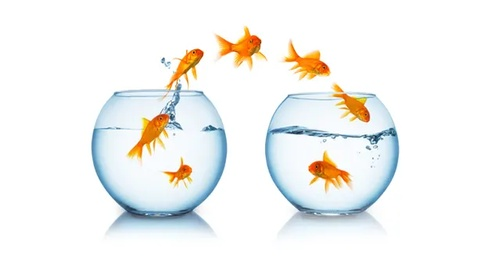
#> input picture lab1/image/fish.jpg, 488 x 274 px, shrunk from 624 x 351 before the run
$ jupyter execute lab1.ipynb
#> lines starting #> are read from the running program, lines starting #| are printed output that depends on the picture; after the words box and inside, x2 and y2 are one past the last pixel; in counts of white or black regions, pixels touching at a corner belong together
1.1.1 Image Color Order with different libaries

[cell 1]
import cv2
import matplotlib.pyplot as plt
image_path = 'image/fish.jpg'
image = cv2.imread(image_path)
#> image is the input picture: shape (274, 488, 3); mean B, G, R 241.8, 243.8, 243.3
fig = plt.figure(figsize=(10,10))
image_R = image[:,:,2]
image_G = image[:,:,1]
image_B = image[:,:,0]

fig.add_subplot(1,4,1)
plt.imshow(image)
plt.title("origin")

fig.add_subplot(1,4,2)
plt.imshow(image_B,cmap='gray')
plt.title("Blue")

fig.add_subplot(1,4,3)
plt.imshow(image_G,cmap='gray')
plt.title("Green")

fig.add_subplot(1,4,4)
plt.imshow(image_R,cmap='gray')
plt.title("Red") # opencv
#> figure, not shown here; B, G, R data is drawn as R, G, B

[cell 2]
import numpy as np
import matplotlib.pyplot as plt

path = 'image/fish.jpg'
image = plt.imread(path)
image_R = image[:,:,0]
image_G = image[:,:,1]
image_B = image[:,:,2]
fig = plt.figure(figsize=(10,10))

fig.add_subplot(1,4,1)
plt.imshow(image)
plt.title("origin")

fig.add_subplot(1,4,2)
plt.imshow(image_R,cmap='gray')
plt.title("Red")

fig.add_subplot(1,4,3)
plt.imshow(image_G,cmap='gray')
plt.title("Green")

fig.add_subplot(1,4,4)
plt.imshow(image_B,cmap='gray')
plt.title("Blue") # numpy

1.1.2 Image Reshape

[cell 3]
import numpy
import cv2
import matplotlib.pyplot as plt
path = 'image/fuji.jpg'
image = plt.imread(path)
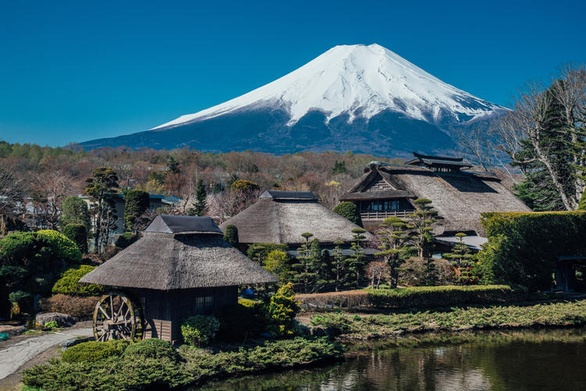
#> input picture lab1/image/fuji.jpg, 586 x 391 px, shrunk from 750 x 500 before the run
#> image is the input picture: shape (391, 586, 3); mean R, G, B 57.1, 89.8, 100

Transpose = np.transpose(image,(2,1,0))
print(Transpose.shape)
#| (3, 586, 391)
R_original = image[:,:,0]
R_transpose = Transpose[0,:,:]
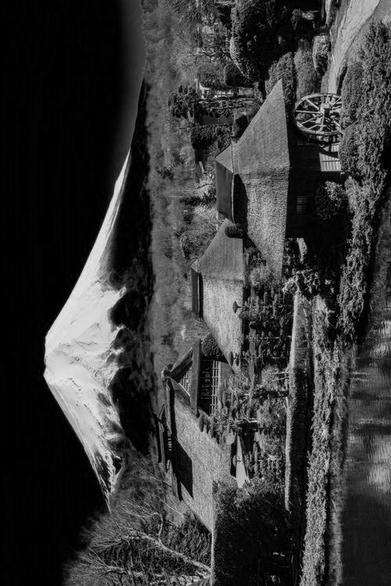
#> R_transpose: shape (586, 391); min 0, max 242, mean 57.1
Moveaxis = np.moveaxis(Transpose,source=1,destination=2)
R_moveaxis = Moveaxis[0,:,:]
# R_reshape = np.reshape(R_moveaxis,(50,50))
print(Moveaxis.shape)
#| (3, 391, 586)
fig = plt.figure(figsize=(15,15))

fig.add_subplot(1,4,1)
plt.imshow(R_original,cmap='gray')
plt.title("R_origin")

fig.add_subplot(1,4,2)
plt.imshow(R_transpose,cmap='gray')
plt.title("R_transpose")

fig.add_subplot(1,4,3)
plt.imshow(R_moveaxis,cmap='gray')
plt.title("R_moveaxis")

# fig.add_subplot(1,4,4)
# plt.imshow(R_reshape,cmap='gray')
# plt.title("R_reshape")

# plt not support for show image channel first

1.1.3 Reduce Bit Depth using Quantization

[cell 4]
import cv2
import matplotlib.pyplot as plt
import math

path = 'image/girl.jpg'
image = cv2.imread(path)
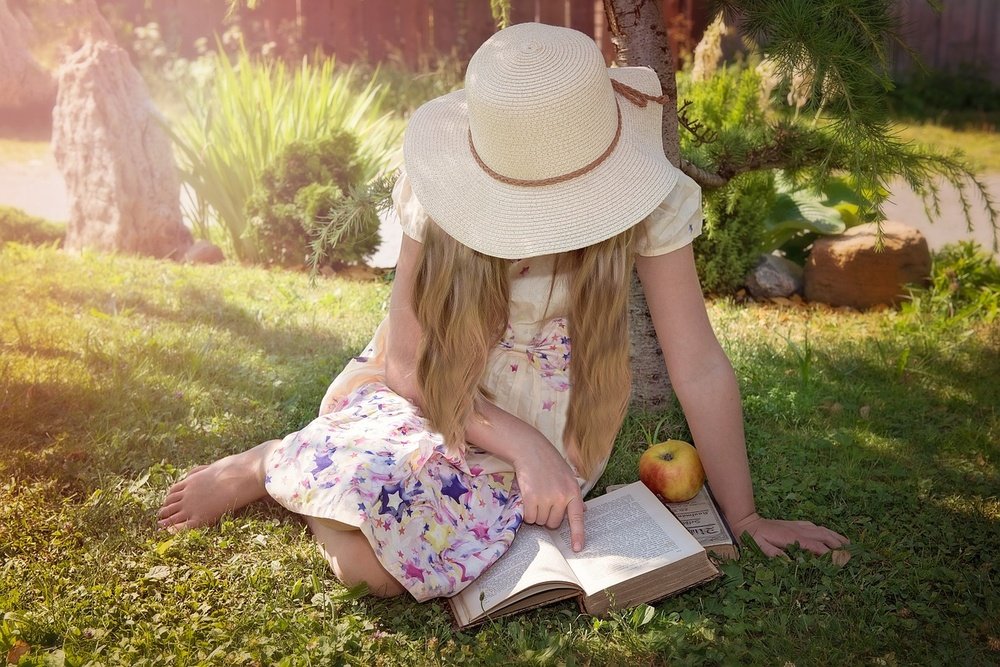
#> input picture lab1/image/girl.jpg, 1000 x 667 px, shrunk from 1280 x 854 before the run
#> image is the input picture: shape (667, 1000, 3); mean B, G, R 91.9, 125.8, 143.5
image = cv2.cvtColor(image,cv2.COLOR_BGR2RGB)
new_image = cv2.cvtColor(image,cv2.COLOR_BGR2GRAY)
for y in range(new_image.shape[0]):
    for x in range(new_image.shape[1]):
        new_image[y,x] =  math.floor((new_image[y,x] - 0)* (2**2 - 1)/255)
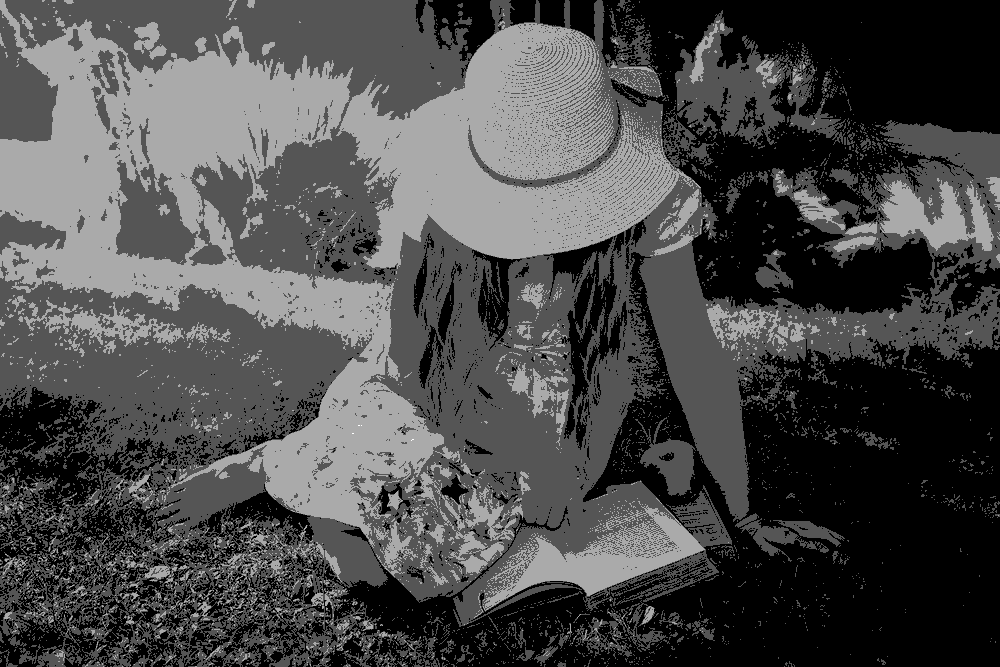
#> new_image: shape (667, 1000); min 0, max 3, mean 0.89; drawn with min black and max white

plt.subplot(121)
plt.imshow(image,cmap='gray')
plt.title('Original Image')
plt.axis('off')

plt.subplot(122)
plt.imshow(new_image,cmap ='gray')
plt.title('Reduced Bit Depth Image')
plt.axis('off')

1.1.4 3D Image Surface

[cell 5]
import numpy as np
from matplotlib import pyplot as plt
from mpl_toolkits.mplot3d import Axes3D

path = 'image/girl.jpg'
image = plt.imread(path)


gray_image = np.mean(image, axis=-1)

gray_image = gray_image / 255.0

xx, yy = np.mgrid[0:gray_image.shape[0], 0:gray_image.shape[1]]

fig = plt.figure()

ax = fig.add_subplot(111, projection='3d')
ax.plot_surface(xx, yy, gray_image, rstride=1, cstride=1, linewidth=0, cmap='gray')
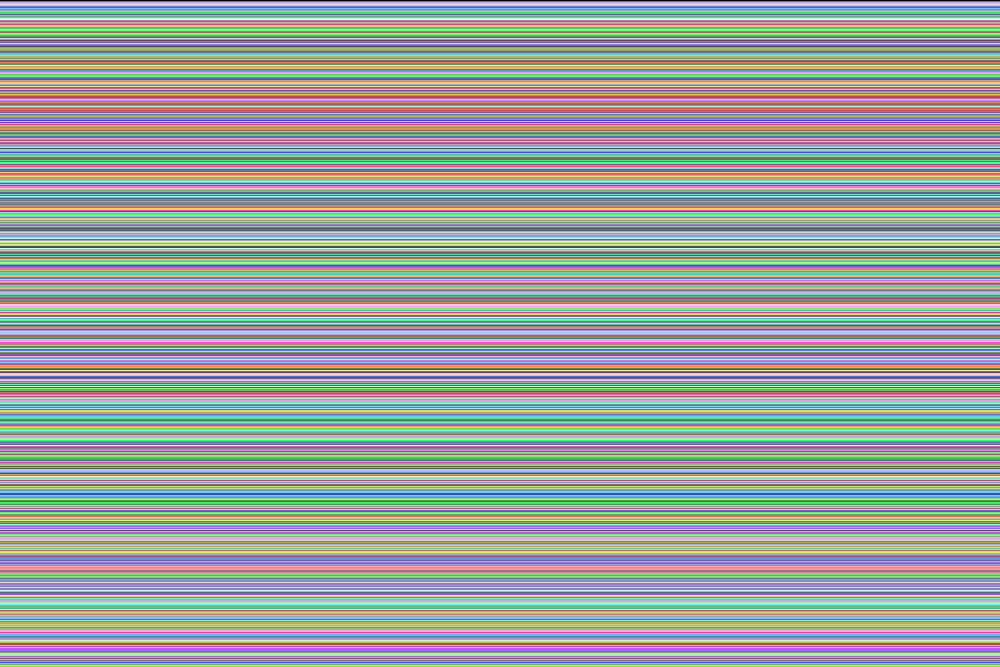
#> xx: shape (667, 1000) int64; 667 distinct labels, from 0 to 666; one colour per label, 0 black
ax.view_init(azim=0,elev=75)
plt.show()
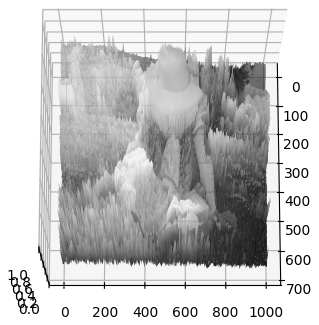
#> figure drawn by matplotlib, 1 panel

1.2.1 Color Model Visualization

[cell 6]
import cv2

path = 'image/girl.jpg'
image = cv2.imread(path)

rgb_image = cv2.cvtColor(image,cv2.COLOR_BGR2RGB)
hsv_image = cv2.cvtColor(image,cv2.COLOR_BGR2HSV)
#> hsv_image: shape (667, 1000, 3); mean H, S, V 27.3, 109.9, 145
hls_image = cv2.cvtColor(image,cv2.COLOR_BGR2HLS)
#> hls_image: shape (667, 1000, 3); mean of channels 0, 1, 2 27.3, 118.2, 99.6
ycrcb_image = cv2.cvtColor(image,cv2.COLOR_BGR2YCrCb)
#> ycrcb_image: shape (667, 1000, 3); mean of channels 0, 1, 2 127.2, 139.6, 108.1

images = [rgb_image,hsv_image,hls_image,ycrcb_image]
components = [["RGB","R","G","B"],["HSV","H","S","V"],["HLS","H","L","S"],["YCrCb","Y","Cr","Cb"]]
fig = plt.figure(figsize=(10,10))
count = 1
for i in range(4):
    for j in range(4):
        fig.add_subplot(4,4,count)
        if j == 0:
            plt.imshow(images[i])
        else :
            plt.imshow(images[i][:,:,j-1], cmap= 'gray')
        plt.title(components[i][j])
        count += 1
#> after the loop, count = 17

1.2.2 Image Addtion

[cell 7]
import cv2

girl1 = cv2.imread("image/girl.jpg")
girl2 = cv2.imread("image/girl2.jpg")
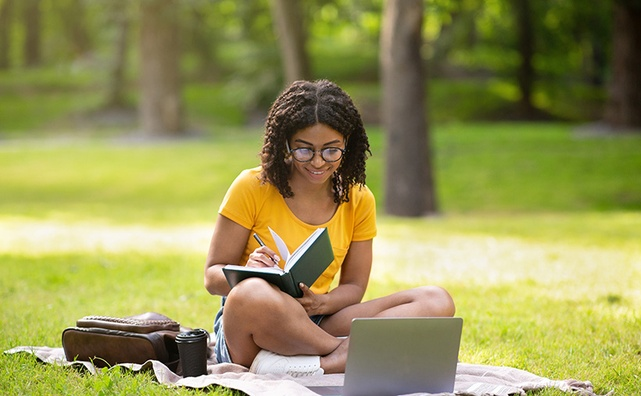
#> input picture lab1/image/girl2.jpg, 641 x 396 px, shrunk from 820 x 507 before the run
#> girl2 is the input picture: shape (396, 641, 3); mean B, G, R 85.8, 148.9, 151.3
girl2 = cv2.resize(girl2, (girl1.shape[1], girl1.shape[0]))
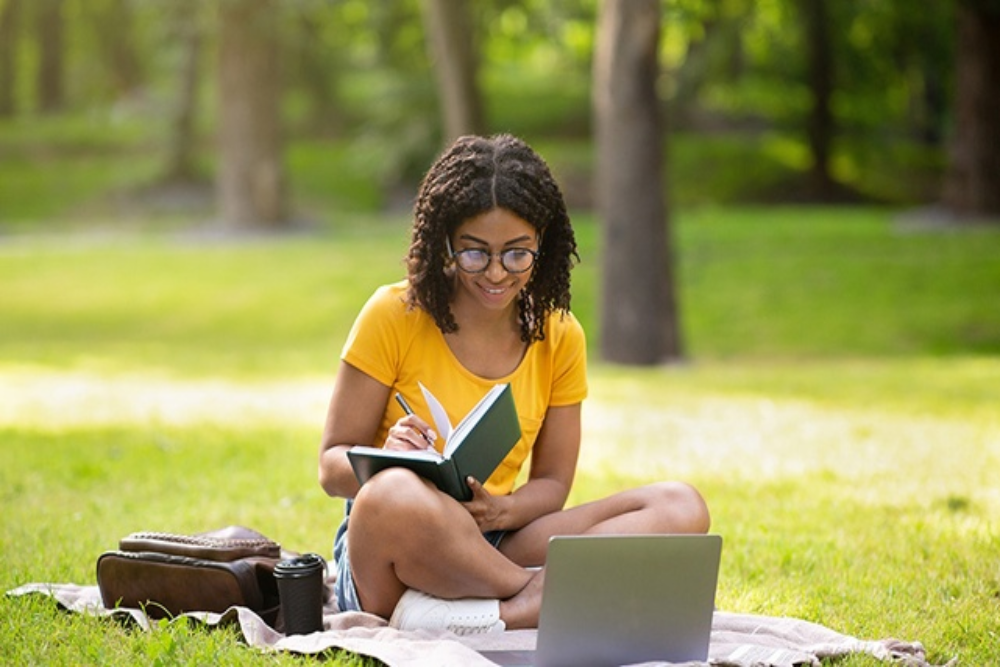
#> girl2: shape (667, 1000, 3); mean B, G, R 85.7, 148.8, 151.2

fourcc = cv2.VideoWriter_fourcc(*'XVID')
fps = 2
output_video = 'output_video.avi'
frame_size = (girl1.shape[1], girl1.shape[0])
#> frame_size = (1000, 667)

store = []
video_writer = cv2.VideoWriter(output_video, fourcc, fps, frame_size)

for i in range(20):
    store.append(cv2.addWeighted(girl1, 1 - (i+1)/20, girl2, (i+1)/20, 0))
#> after the loop, store = 20 items

for frame in store:
    video_writer.write(frame)
#> this loop made 20 passes

video_writer.release()

1.2.3 Image Bitwise AND operation

[cell 8]
import cv2
import numpy as np
import matplotlib.pyplot as plt

# Create the filled_array mask with the same shape as the image
image = cv2.imread('image/girl2.jpg')
filled_array = np.full_like(image, 0)
cv2.rectangle(filled_array,(image.shape[1] // 4, image.shape[0] // 4),(3 * image.shape[1] // 4, 3 * image.shape[0] // 4), (255,255,255), -1)
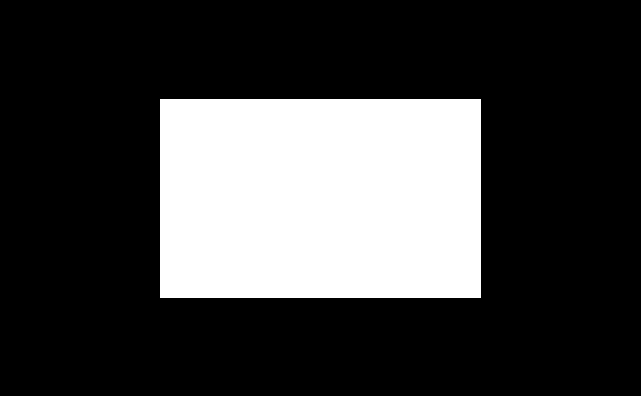
#> filled_array: shape (396, 641, 3); 25.2% white; 1 white region, box (x1, y1, x2, y2) and area: (160, 99, 481, 298) 63879
# Perform bitwise AND operation between the image and the filled_array mask
mask_image = cv2.bitwise_and(image, filled_array)

# Display the images using matplotlib
fig = plt.figure(figsize=(10, 10))

fig.add_subplot(1, 3, 1)
plt.imshow(cv2.cvtColor(image, cv2.COLOR_BGR2RGB))
plt.title("Original")

fig.add_subplot(1, 3, 2)
plt.imshow(filled_array)
plt.title("Image Mask")

fig.add_subplot(1, 3, 3)
plt.imshow(cv2.cvtColor(mask_image, cv2.COLOR_BGR2RGB))
plt.title("Bitwise_AND() result")

plt.show()
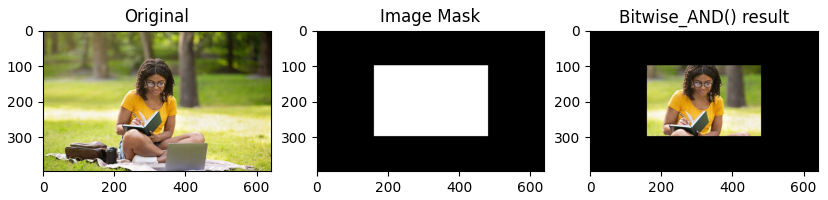
#> figure drawn by matplotlib, 3 panels
